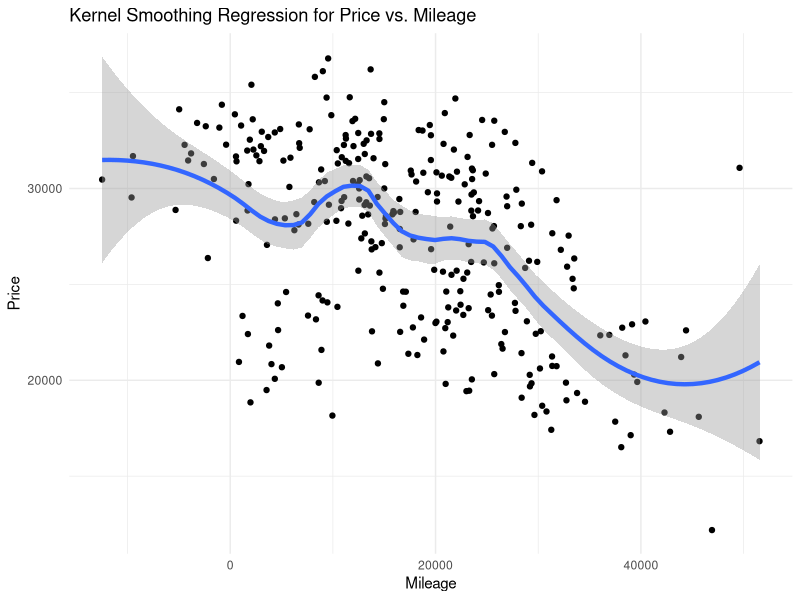
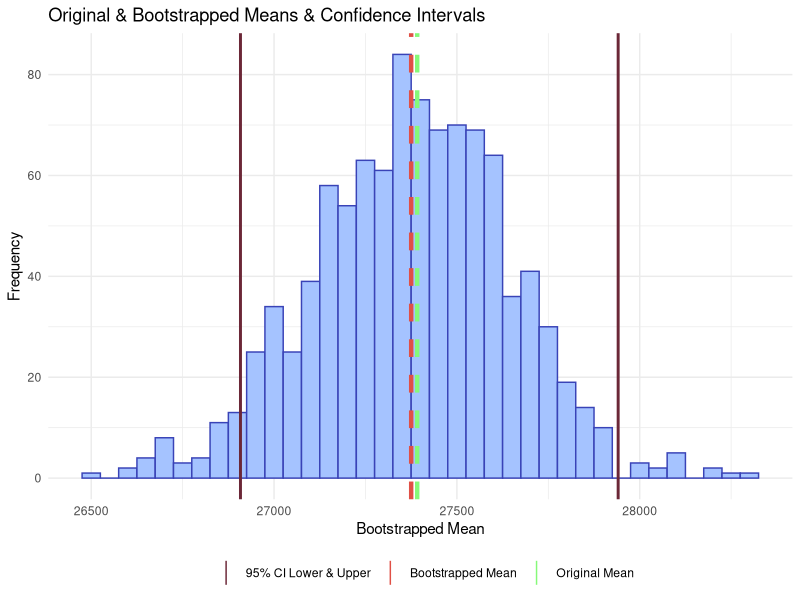

These figures' R source, in order:
library(tidyverse)
library(boot)


set.seed(658445) # Set random seed

Price <- c(
  rnorm(100, mean = 22000, sd = 3000), # Create example data
  rnorm(100, mean = 30000, sd = 3000),
  rnorm(100, mean = 30100, sd = 3000)
)
Price_paired <- Price + rnorm(300, mean = 2000, sd = 500)
Mileage <- rnorm(300, mean = 50000, sd = 10000) - 1.2 * Price


data <- tibble(
  Price,
  Price_paired,
  Mileage,
  Group = factor(rep(1:3, each = 100))
)

wilcox.test(data$Price, data$Price_paired, paired = TRUE) |> broom::tidy()


wilcox.test(data$Price[data$Group == 1], data$Price[data$Group == 2]) |>
  broom::tidy()


kruskal.test(
  Price ~ Group, # Kruskal-Wallis Test
  data = data
) |>
  broom::tidy()

pairwise.wilcox.test(data$Price, data$Group) |> broom::tidy()


cor.test(
  data$Price, # Spearman's Rank Correlation
  data$Mileage,
  method = "spearman"
) |>
  broom::tidy()


ggplot(data, aes(x = Mileage, y = Price)) + # Kernel Smoothing Regression
  geom_point() +
  geom_smooth(method = "loess", span = 0.4, linewidth = 1.5) +
  labs(title = "Kernel Smoothing Regression for Price vs. Mileage") +
  theme_minimal()


mean_func <- function(data, indices) {
  # Function for Bootstrap mean
  return(mean(data$Price[indices]))
}

boot_result <- boot(
  data = data, # Perform Bootstrap
  statistic = mean_func,
  R = 1000
)

mean(data$Price) # Traditional mean() function

boot_result # Bootstrap results
boot_ci <- boot.ci(boot_result, type = "basic")
boot_ci


boot_vline_data <- data.frame(
  xintercept = c(
    mean(data$Price), # Data frame for plot
    mean(boot_result$t),
    boot_ci$basic[4],
    boot_ci$basic[5]
  ),
  label = c(
    "Original Mean",
    "Bootstrapped Mean",
    "95% CI Lower & Upper",
    "95% CI Lower & Upper"
  )
)


ggplot(
  data.frame(boot_result$t), # Histogram of bootstrap results
  aes(x = boot_result$t)
) +
  geom_histogram(binwidth = 50, fill = "#A5C3FF", col = "#3943B7") +
  geom_vline(
    data = boot_vline_data,
    aes(xintercept = xintercept, col = label),
    linetype = c("dashed", "dashed", "solid", "solid"),
    linewidth = c(1.5, 1.5, 1, 1)
  ) +
  scale_color_manual(values = c("#6B2737", "#E05046", "#86F979")) +
  labs(
    title = "Original & Bootstrapped Means & Confidence Intervals",
    x = "Bootstrapped Mean",
    y = "Frequency",
    col = ""
  ) +
  theme_minimal() +
  theme(legend.position = "bottom")
